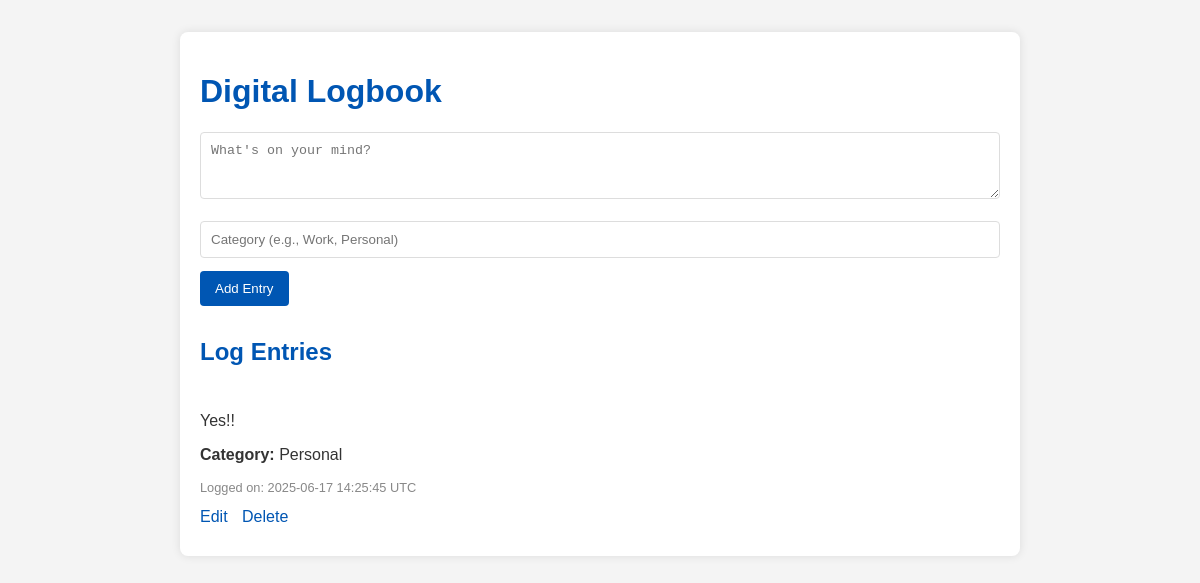
The page /index on the database as committed earlier.
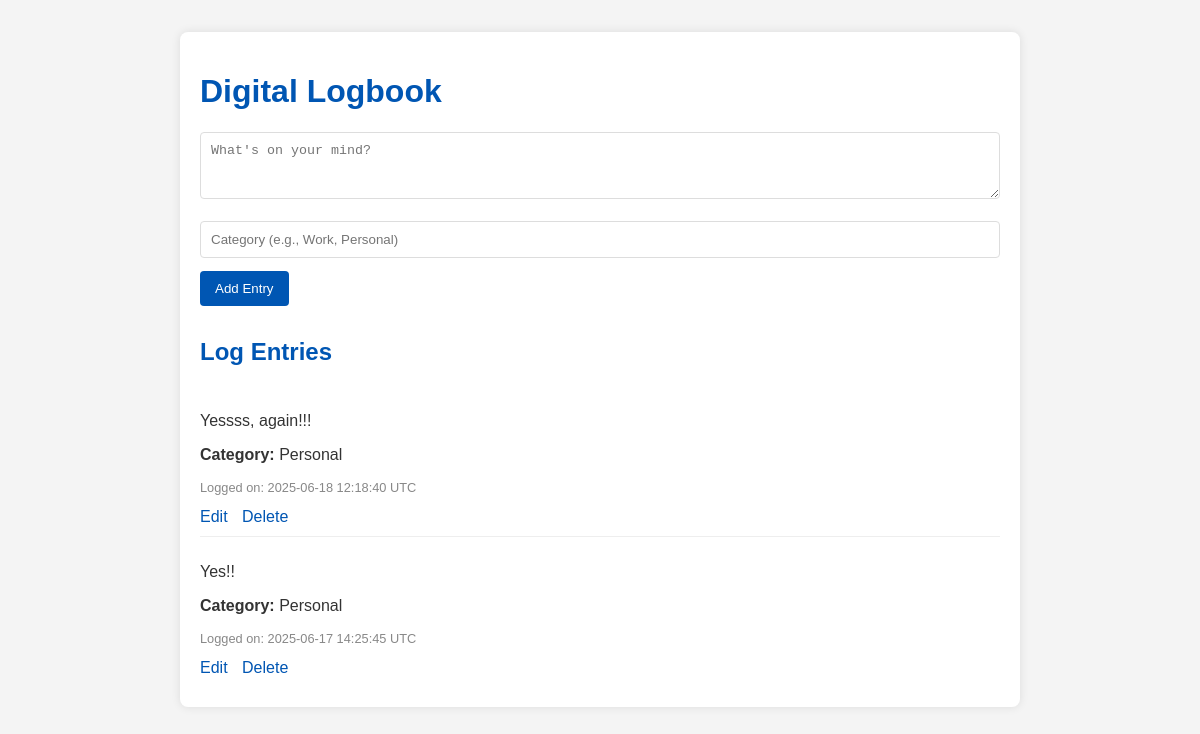
The same page on the database as committed later.
### app/models.py (models this page shows, shortened)
class LogEntry(db.Model):
    id = db.Column(db.Integer, primary_key=True)
    text = db.Column(db.String(200), nullable=False)
    category = db.Column(db.String(50), nullable=True, default='General')
    timestamp = db.Column(db.DateTime, index=True, default=datetime.datetime.utcnow)

### app/routes.py (the view)
@bp.route('/')
@bp.route('/index')
def index():
    entries = repository.get_all_entries()
    return render_template('index.html', entries=entries)

### app/repository.py (called while the page is built)
def get_all_entries():
    return LogEntry.query.order_by(LogEntry.timestamp.desc()).all()

### app/templates/index.html (shortened to what this page needs)
<!DOCTYPE html>
<html lang="en">
<head>
</head>
<body>
    <div class="container">
        <h1>Digital Logbook</h1>
        <form action="{{ url_for('main.add') }}" method="post">
            <textarea name="entry_text" rows="3" placeholder="What's on your mind?"></textarea>
            <br><br>
            <input type="text" name="category" placeholder="Category (e.g., Work, Personal)" style="width: 100%; padding: 10px; border-radius: 4px; border: 1px solid #ddd; box-sizing: border-box; margin-bottom: 1em;">
            <button type="submit">Add Entry</button>
        </form>
        <h2>Log Entries</h2>
        <div class="entries">
            {% for entry in entries %}
                <div class="entry">
                    <p>{{ entry.text }}</p>
                    {% if entry.category %}
                        <p class="category"><strong>Category:</strong> {{ entry.category }}</p>
                    {% endif %}
                    <p class="timestamp">Logged on: {{ entry.timestamp.strftime('%Y-%m-%d %H:%M:%S') }} UTC</p>
                    <div class="actions">
                        <a href="{{ url_for('main.edit', id=entry.id) }}">Edit</a>
                        <a href="{{ url_for('main.delete', id=entry.id) }}"
                           onclick="return confirm('Are you sure you want to delete this entry?');">Delete</a>
                    </div>
                </div>
            {% else %}
                <p>No entries yet. Add one above!</p>
            {% endfor %}
        </div>
    </div>
</body>
</html>

### app/templates/index.html (style rules this page uses)
body { font-family: sans-serif; background-color: #f4f4f4; color: #333; margin: 2em; }
.container { max-width: 800px; margin: auto; background: white; padding: 20px; border-radius: 8px; box-shadow: 0 0 10px rgba(0,0,0,0.1); }
h1, h2 { color: #0056b3; }
form { margin-bottom: 2em; }
textarea { width: 100%; padding: 10px; border-radius: 4px; border: 1px solid #ddd; box-sizing: border-box; }
button { background-color: #0056b3; color: white; padding: 10px 15px; border: none; border-radius: 4px; cursor: pointer; }
.entries { margin-top: 1em; }
.entry { border-bottom: 1px solid #eee; padding: 10px 0; }
.entry:last-child { border-bottom: none; }
.timestamp { color: #888; font-size: 0.8em; }
.actions a { text-decoration: none; color: #0056b3; margin-right: 10px; }

Rows that differ between the two databases and show on the page:
added LogEntry: text "Yessss, again!!!", category "Personal", timestamp "2025-06-18 12:18:40"
